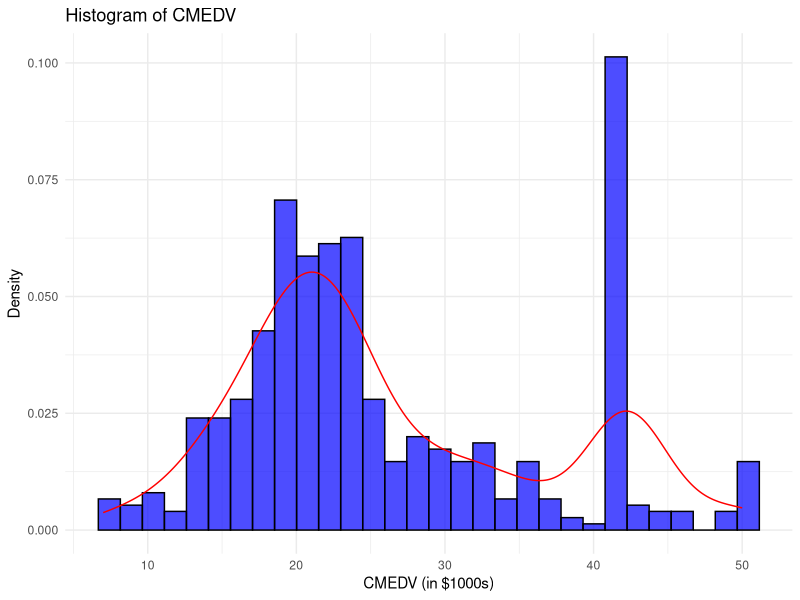
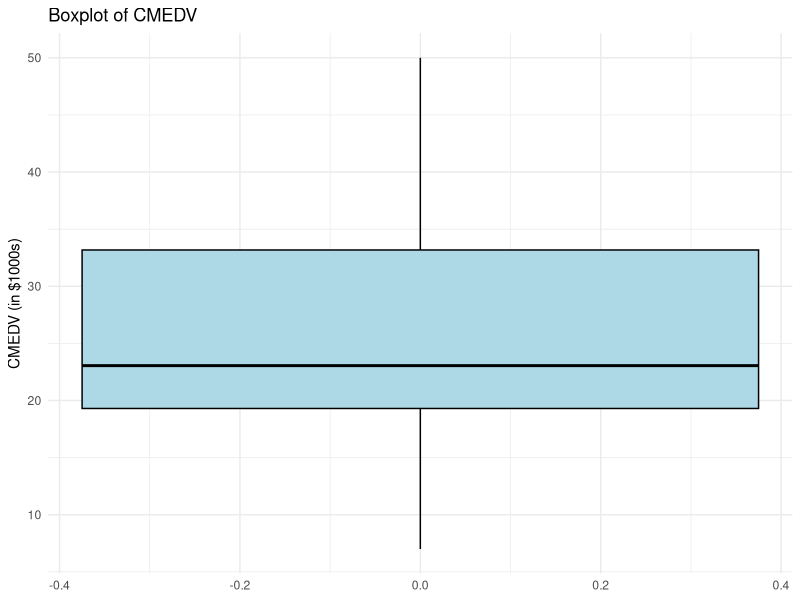
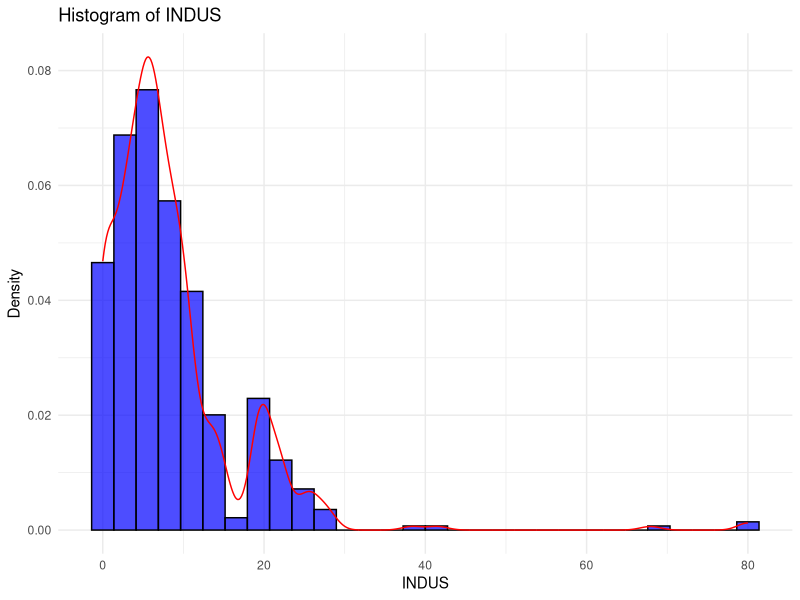

Generate these figures, in order, with R:
# setwd("~/Workspace/mcdaniel/500/mid-term1")
# install.packages("plyr")
library(plyr)
library(ggplot2)
library(readr)

correctHousing <- read_csv("correctHousing.csv")
summary(correctHousing)


# Q1
# There are ____ observations and ____ variables in the correctHousing dataset.
ncol(correctHousing)
nrow(correctHousing)
# 506
# 25

# QUESTION 2
# Choose between and enter the variable types; discrete, continuous, nominal, 
# or ordinal for the following variables in the correctHousing dataset. 
# Be sure to enter only one of these types for each

head(correctHousing)
#CRIM
# continuous

# CHAS
count(correctHousing,"CHAS")
# discrete 

# RM
# continuous
# AGE 
# continuous
# CMEDV
# continuous

# QUESTION 3 
# Calculate descriptive statistics for the variables in the housing dataset. 
# What is the mean of the "CMEDV" variable?
mean(correctHousing$CMEDV)
# [1] 26.27

# QUESTION 4
# Calculate descriptive statistics for the variables in the housing dataset. 
# What is the value of the CMEDV variable in dollars and cents (USD)?
# 26270
# https://jakubnowosad.com/spData/reference/boston.html

# QUESTION 5 Failed
# Generate a frequency plot (histogram) for the variable “CMEDV,” 
# i.e. the median value of owner-occupied homes, and answer the following questions.
# The distribution of (corrected) home values appears to be normal.
# True or False
# first False
# second True


# Plotting the histogram of CMEDV
ggplot(correctHousing, aes(x=CMEDV)) + 
  geom_histogram(aes(y=..density..), bins=30, fill="blue", color="black", alpha=0.7) +
  geom_density(color="red") +
  labs(title="Histogram of CMEDV", x="CMEDV (in $1000s)", y="Density") +
  theme_minimal()

# Checking for normal distribution using the Shapiro-Wilk test
shapiro_test_result <- shapiro.test(correctHousing$CMEDV)
print(shapiro_test_result)


# QUESTION 6 Failed
# Generate a frequency plot (histogram) for the variable “CMEDV." 
# i.e. the median value of owner-occupied homes, and answer the following questions.
# The distribution representing CMEDV is obviously skewed.
# True or False
# first True
# second False

mean(correctHousing$MEDV)

# QUESTION 7 Failed
# Generate a frequency plot (histogram) for the variable “CMEDV," 
# i.e. the median value of owner-occupied homes, and answer the following questions.
# There appear to be “outliers” in the (corrected) median home values data.
# True or False
# /first False
# /second True
# Plotting the boxplot for CMEDV
ggplot(correctHousing, aes(y=CMEDV)) + 
  geom_boxplot(fill="lightblue", color="black") +
  labs(title="Boxplot of CMEDV", y="CMEDV (in $1000s)") +
  theme_minimal()


# QUESTION 8
# The variable INDUS in the housing dataset appear to be ___ skewed? Enter either right or left.
# right

ggplot(correctHousing, aes(x=INDUS)) + 
  geom_histogram(aes(y=..density..), bins=30, fill="blue", color="black", alpha=0.7) +
  geom_density(color="red") +
  labs(title="Histogram of INDUS", x="INDUS", y="Density") +
  theme_minimal()

# QUESTION 9
# What is the value of the Spearman correlation coefficient between CRIM and LSTAT?
spearman_coefficient <- cor(correctHousing$CRIM, correctHousing$LSTAT, method="spearman")
print(spearman_coefficient)
# [1] 0.70

# QUESTION 10 
# The relationship between the variables crim and Istat is ___. Enter positive or negative.
# positive

# QUESTION 11 Fai;ed
# One of the problems you will encounter many times over the course of your careers 
# is the issue of not having enough information about a dataset to make sense of it. 

# This is actually one of those cases. | don't think that many people
# have paid too much attention to all the variables in the dataset or 
# else we would have many more papers making corrections such as 
# the one | have provided for you by Gilley and Kelley Pace (Gilley & Kelley Pace. 1996). | have also
# I have also provided the original paper written on this dataset for you, 
# “Hedonic Housing Prices and the Demand for Clean Air” (Harrison, Jr. & Rubinfeld, 1978).  
# To get a sense of what I’m talking about I’ve substituted the variables “crim,” “black,” and “lstat,” 
# from the original data set for the variables “CRIM,” “B,” and “LSTAT,” in the dataset with 
# corrections by Gilley and Kelley-Pace.  
# Using this, create two scatter plots of crime as a function of 
# the percentage of lower status population.  You can just copy/paste the commands in gretl for this which are:
#   
# gnuplot  CRIM LSTAT --output=display
# 
# gnuplot  crim lstat --output=display
# 
# Considering these plots, you can see that the data from the original dataset with 
# lower case variable names makes some sense, i.e. a growing crime rate with increasing percentage 
# of lower socio-economic status citizens living in the area.  
# The plot of presumably the same variables including corrected data 
# and now with uppercase variable names, CRIM and LSTAT, doesn’t really make sense. 
# 
# The values have obviously changed but Gilley and Kelley-Pace do not mention 
# making any such change for these variables in their journal article.  
# So… we will use the values for these variables from the original dataset with 
# the caveat that something still seems wrong.  
# That is, think about what a proportion is.  Think about what the range of a proportion is.   
# My remarks are wrong.  These values are truly proportions. 
# True or False
# First False
# Second True

# QUESTION 12

# Enter yes if you have read and understand the content of this question.  
# Enter no if you have read but do not understand what is going on.  
# Right now, either answer is correct.  [yes; no], I understand what is going on!  

# Question 13
# true

# The variable TOWN includes the names of the towns in the data.  
# There may be more than one census tract per town.  
# The variable TOWN_aaa includes coding for each of the towns in the data so that, 
# in general, all census tracks in a single town have a single code.  
# However, some of this coding also seems to be incorrect.  
# If you display the data for the variables TOWN and TOWN_aaa you will see 
# that rather than an integer the code for “North” is “Reading,” another character string.  
# Beyond census tract #356 there is a lot more of this type “miscoding”. 

# The variable crim (note the lowercase letters) seems to represent the crime rate by census tract.  
# Perhaps it is the per capita crime rate.  Note that Harrison and Rubinfeld just say it is the crime rate by town.  
# The data says otherwise.  The variable lstat (again note the lowercase letters) represents the proportion of the population 
# that is lower socio-economic status.  You should take time to look at the data to make sure you understand it.  
# The following questions help you consider how the different variables change by town and demographic. 

# This bullet point is just something for you to think about when you setup your analysis.  
# It might be easier to answer the following questions for you to rename the observations that were miscoded, 
# i.e. with character strings rather than integer coding.  
# For example, you would need to rename “Reading” to be “15”.  
# Strictly speaking, this is not necessarily because all of the TOWN_aaa codes are unique.  
# However, it might be easier for all of them to be integer codes.  
# Unfortunately, the numbering doesn’t work for Boston so if you do this you might just want to use a dummy integer such as 99.  
# Even this is not truly necessary if you setup your analysis using samples from the census track numbers, i.e. 1 through and including 506. 
# For this part of the question consider crime as a function of the number of people in lower socio-economic status.  
# For your final answer, you want to determine if there are statistically significant differences in crime 
# between the towns in the dataset depending on the number of citizens in lower socio-economic status.
# Let’s consider the simplest cases first, i.e. is there a significant difference in crime across 
# the towns separate from the existence of lower socio-economic citizens?  
# And second, is there a significant difference in the number of citizens 
# in the lower socio-economic status across towns?  
# To do this we’ll consider just the towns Newton encoded as TOWN_aaa = 40 or census tracks 221 through and including 238, and Boston encoded as TOWN_aaa =
# Allston-Brighton
# Back
# Beacon
# North
# Charlestown
# East
# South
# Downtown
# Roxbury
# Savin
# Dorchester
# Mattapan
# Forest
# West
# Hyde

# and census tracks 347 through and including 488. 

# Again, since there are more census tracks here than could be condensed to one integer 
# that would fit in the TOWN_aaa coding list, you can setup a dummy integer for Boston you can remember, 
# e.g. 999.  Or, you can do the analysis using a range of census tracts. 

# The reason you can condense your analysis across all towns is because Newton is considered a very affluent community 
# whereas big areas of Boston such as Allston and Roxbury are not affluent at all.  
# In fact, nearly 22% or almost 1 out of 4 people in Boston live in poverty (Boston Redevelopment Authority, 2014).  
# That is, you can decide if there is a difference across the towns in the dataset by looking at the two extremes represented by the data. 

# For the crim variable, determine if there is a statistically significant variation 
# between Newton and Boston using a 0.05 significance level. 
# Such a statistically significant variation exists and we must reject the null hypothesis. 

# True or False


# Question 14
# For the lstat variable, determine if there is a statistically significant variation between Newton and Boston using a 0.05 significance level. 
# Such a statistically significant variation exists and we must reject the null hypothesis.      
# True
# True or False


# QUESTION 15
# Next to last, consider how the variables, crim and Istat, are related. 
# What type of analysis have we conducted that can be used to evaluate the relationship between two variables?

# Test of Independence
# ANOVA
# Correlation <=
# Goodness of Fit

# QUESTION 16 
# What is the value of the correlation coefficient for crim and Istat?
coefficient <- cor(correctHousing$crim, correctHousing$lstat)
print(coefficient) # [1] 0.46

# QUESTION 17 Spoints Save Answer
# There is a [A] relationship between crim and Istat. 
# Enter positive or negative.
# positive

# QUESTION 18 5 points Save Answer
# There is a (very) strong relationship between crim and Istat.
# True or False
# False 

# QUESTION 19 Spoints Save Answer
# Last, consider how different variables effect the median value of homes. 
# Harrison and Rubinfeld's original purpose in collecting these data were to show 
# that people were moving to the Boston area and making home-buying decisions
# based on seeking cleaner air. What they found was that crime and other factors 
# equally or more than the desire for cleaner air affected home-buyers' decisions about which homes to actually purchase.

# So first, consider the median value of homes as a function of NOX (nitric oxides). 
# Remember that the median value of homes is one of the variables 
# that Gilley and Kelley-Pace corrected so use the CMEDV variable in the dataset for these values.
# Compute the correlation coefficient and, for your own enlightenment, 
# generate a plot of CMEDV as a function of air pollution in the form of NOX. 
# Enter the value of the correlation coefficient.
p19_coefficient <- cor(correctHousing$CMEDV, correctHousing$nox)
print(p19_coefficient) # [1] 0.03

# QUESTION 20 Spoints Save Answer
# Next, consider the median value of homes as a function of crim (crime). 
# Remember that the median value of homes is one of the variables 
# that Gilley and Kelley-Pace corrected so use the CMEDV variable in the dataset for these values.
# How does the impact of crime affect home-buyers' decision? 
# Compute the correlation coefficient between CMEDV and crim and enter that value.
p20_coefficient <- cor(correctHousing$CMEDV, correctHousing$crim)
print(p20_coefficient) # [1] 0.06

# QUESTION 21 Spoints Save Answer
# Now, consider the median value of homes as a function of Istat ;(the presence of lower socio-economic status citizens/neighbors). 
# Remember that the median value of homes is one of the variables that Gilley and Kelley-Pace
# corrected so use the CMEDV variable in the dataset for these values.
# How does the presence of lower socio-economic status citizens affect home-buyers' decisions? 
# Compute the correlation coefficient between CMEDV and Istat and enter that value.
p21_coefficient <- cor(correctHousing$CMEDV, correctHousing$lstat)
print(p21_coefficient) # [1] -0.22

# QUESTION 22 Spoints Save Answer
# Which of the following factors seems to most affect home values and therefore (presumably) home-buyers' decision to purchase a home?
# Crime
# The presence of lower socio-economic status citizens/neighbors  <= 
# Air pollution (NOX)
# None of these has any effect
